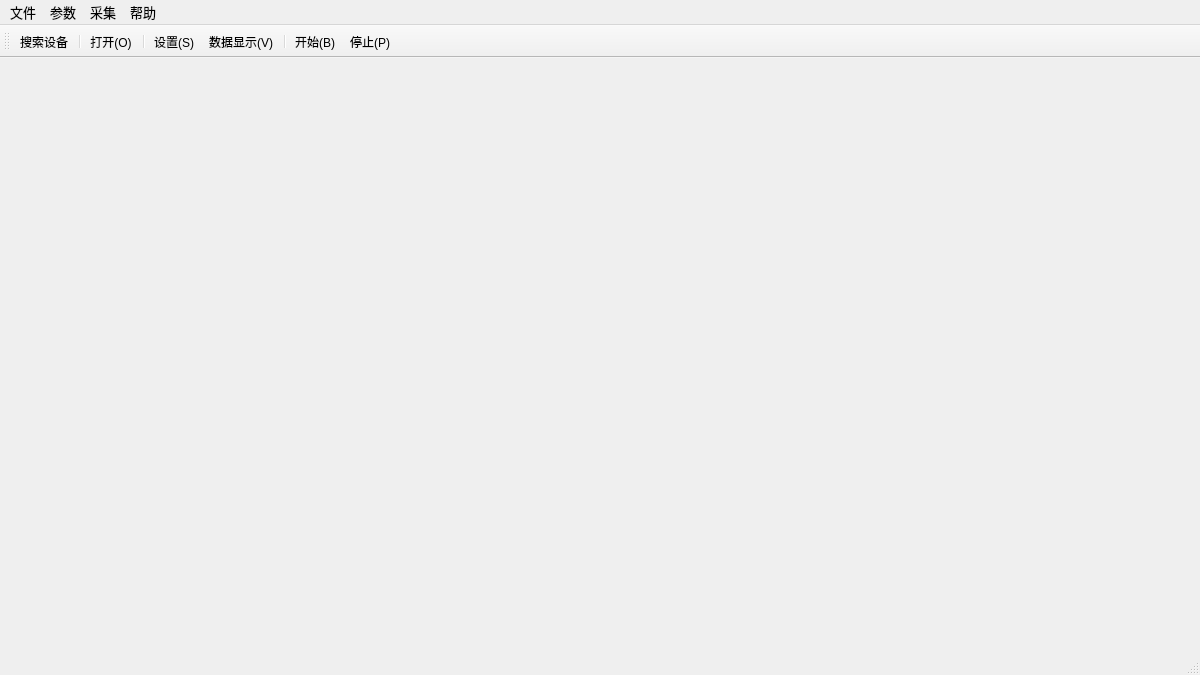
<?xml version="1.0" encoding="UTF-8"?>
<ui version="4.0">
 <class>MainWindow</class>
 <widget class="QMainWindow" name="MainWindow">
  <property name="geometry">
   <rect>
    <x>0</x>
    <y>0</y>
    <width>1200</width>
    <height>675</height>
   </rect>
  </property>
  <property name="minimumSize">
   <size>
    <width>1200</width>
    <height>675</height>
   </size>
  </property>
  <property name="windowTitle">
   <string>相干测风激光雷达数据采集控制软件</string>
  </property>
  <widget class="QWidget" name="centralWidget"/>
  <widget class="QMenuBar" name="menuBar">
   <property name="geometry">
    <rect>
     <x>0</x>
     <y>0</y>
     <width>1200</width>
     <height>25</height>
    </rect>
   </property>
   <property name="font">
    <font>
     <pointsize>10</pointsize>
    </font>
   </property>
   <widget class="QMenu" name="menu">
    <property name="font">
     <font>
      <pointsize>10</pointsize>
     </font>
    </property>
    <property name="title">
     <string>文件</string>
    </property>
    <addaction name="action_open"/>
    <addaction name="separator"/>
    <addaction name="action_view"/>
   </widget>
   <widget class="QMenu" name="menu_2">
    <property name="font">
     <font>
      <pointsize>10</pointsize>
     </font>
    </property>
    <property name="title">
     <string>参数</string>
    </property>
    <addaction name="action_set"/>
    <addaction name="action_collect_instruct"/>
   </widget>
   <widget class="QMenu" name="menu_3">
    <property name="font">
     <font>
      <pointsize>10</pointsize>
     </font>
    </property>
    <property name="title">
     <string>采集</string>
    </property>
    <addaction name="action_start"/>
    <addaction name="action_stop"/>
   </widget>
   <widget class="QMenu" name="menu_4">
    <property name="font">
     <font>
      <pointsize>10</pointsize>
     </font>
    </property>
    <property name="title">
     <string>帮助</string>
    </property>
    <addaction name="action_help"/>
    <addaction name="action_about"/>
   </widget>
   <addaction name="menu"/>
   <addaction name="menu_2"/>
   <addaction name="menu_3"/>
   <addaction name="menu_4"/>
  </widget>
  <widget class="QToolBar" name="mainToolBar">
   <property name="windowTitle">
    <string>工具栏</string>
   </property>
   <property name="iconSize">
    <size>
     <width>32</width>
     <height>32</height>
    </size>
   </property>
   <attribute name="toolBarArea">
    <enum>TopToolBarArea</enum>
   </attribute>
   <attribute name="toolBarBreak">
    <bool>false</bool>
   </attribute>
   <addaction name="action_searchDevice"/>
   <addaction name="separator"/>
   <addaction name="action_open"/>
   <addaction name="separator"/>
   <addaction name="action_set"/>
   <addaction name="action_view"/>
   <addaction name="separator"/>
   <addaction name="action_start"/>
   <addaction name="action_stop"/>
  </widget>
  <widget class="QStatusBar" name="statusBar">
   <property name="maximumSize">
    <size>
     <width>1280</width>
     <height>22</height>
    </size>
   </property>
  </widget>
  <action name="action_open">
   <property name="icon">
    <iconset resource="images.qrc">
     <normaloff>:/images/openfolder.png</normaloff>:/images/openfolder.png</iconset>
   </property>
   <property name="text">
    <string>打开(&amp;O)</string>
   </property>
   <property name="toolTip">
    <string>打开</string>
   </property>
   <property name="statusTip">
    <string>打开数据采集文件的存储位置</string>
   </property>
   <property name="shortcut">
    <string>Ctrl+O</string>
   </property>
  </action>
  <action name="action_saveAs">
   <property name="icon">
    <iconset resource="images.qrc">
     <normaloff>:/images/savefolder.png</normaloff>:/images/savefolder.png</iconset>
   </property>
   <property name="text">
    <string>另存为(&amp;A)...</string>
   </property>
   <property name="toolTip">
    <string>另存为</string>
   </property>
   <property name="statusTip">
    <string>Save current data to specified files</string>
   </property>
   <property name="shortcut">
    <string>Ctrl+A</string>
   </property>
  </action>
  <action name="action_view">
   <property name="icon">
    <iconset resource="images.qrc">
     <normaloff>:/images/plotView.png</normaloff>:/images/plotView.png</iconset>
   </property>
   <property name="text">
    <string>数据显示(&amp;V)</string>
   </property>
   <property name="toolTip">
    <string>数据显示</string>
   </property>
   <property name="shortcut">
    <string>Ctrl+W</string>
   </property>
  </action>
  <action name="action_set">
   <property name="icon">
    <iconset resource="images.qrc">
     <normaloff>:/images/set.png</normaloff>:/images/set.png</iconset>
   </property>
   <property name="text">
    <string>设置(&amp;S)</string>
   </property>
   <property name="toolTip">
    <string>参数设置</string>
   </property>
   <property name="statusTip">
    <string>打开采集参数设置对话框</string>
   </property>
   <property name="shortcut">
    <string>Ctrl+T</string>
   </property>
  </action>
  <action name="action_start">
   <property name="icon">
    <iconset resource="images.qrc">
     <normaloff>:/images/start.png</normaloff>:/images/start.png</iconset>
   </property>
   <property name="text">
    <string>开始(&amp;B)</string>
   </property>
   <property name="toolTip">
    <string>开始数据采集</string>
   </property>
   <property name="statusTip">
    <string>开始采集</string>
   </property>
   <property name="shortcut">
    <string>Ctrl+E</string>
   </property>
  </action>
  <action name="action_stop">
   <property name="icon">
    <iconset resource="images.qrc">
     <normaloff>:/images/stop.png</normaloff>:/images/stop.png</iconset>
   </property>
   <property name="text">
    <string>停止(&amp;P)</string>
   </property>
   <property name="toolTip">
    <string>停止数据采集</string>
   </property>
   <property name="statusTip">
    <string>停止采集</string>
   </property>
   <property name="shortcut">
    <string>Ctrl+S</string>
   </property>
  </action>
  <action name="action_help">
   <property name="icon">
    <iconset resource="images.qrc">
     <normaloff>:/images/help.png</normaloff>:/images/help.png</iconset>
   </property>
   <property name="text">
    <string>帮助</string>
   </property>
   <property name="toolTip">
    <string>帮助</string>
   </property>
   <property name="statusTip">
    <string>帮助</string>
   </property>
   <property name="shortcut">
    <string>F1</string>
   </property>
  </action>
  <action name="action_searchDevice">
   <property name="icon">
    <iconset resource="images.qrc">
     <normaloff>:/images/searchdevice.png</normaloff>:/images/searchdevice.png</iconset>
   </property>
   <property name="text">
    <string>搜索设备</string>
   </property>
   <property name="toolTip">
    <string>搜索并连接采集卡设备</string>
   </property>
   <property name="statusTip">
    <string>搜索并连接采集卡设备</string>
   </property>
   <property name="shortcut">
    <string>Ctrl+F</string>
   </property>
  </action>
  <action name="action_serialport">
   <property name="icon">
    <iconset resource="images.qrc">
     <normaloff>:/images/port.png</normaloff>:/images/port.png</iconset>
   </property>
   <property name="text">
    <string>串口(&amp;P)</string>
   </property>
   <property name="toolTip">
    <string>串口</string>
   </property>
   <property name="statusTip">
    <string>打开串口设置对话框</string>
   </property>
   <property name="shortcut">
    <string>Ctrl+P</string>
   </property>
  </action>
  <action name="action_collect_instruct">
   <property name="checkable">
    <bool>true</bool>
   </property>
   <property name="checked">
    <bool>true</bool>
   </property>
   <property name="text">
    <string>采集说明</string>
   </property>
  </action>
  <action name="action_about">
   <property name="text">
    <string>关于...</string>
   </property>
  </action>
 </widget>
 <layoutdefault spacing="6" margin="11"/>
 <resources>
  <include location="images.qrc"/>
 </resources>
 <connections/>
</ui>
